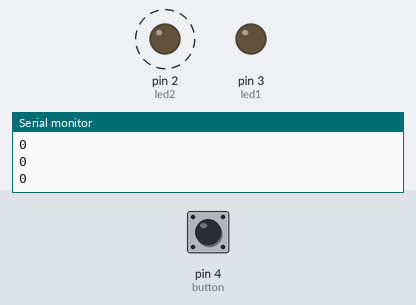
The sketch below on a simulated Arduino Uno, built with avr-gcc and run on an emulated ATmega328P. On the bench: output pins drawn as LEDs (lit = HIGH), the last lines printed to the serial monitor. Dashed ring = blinking. The test bench sets the inputs (shaded band); at power-on: pin 4 (button) LOW.

Above: at 2.8 s.
2.9 s: pin 4 (button) pulled HIGH for 1.2 s
At 3.4 s:
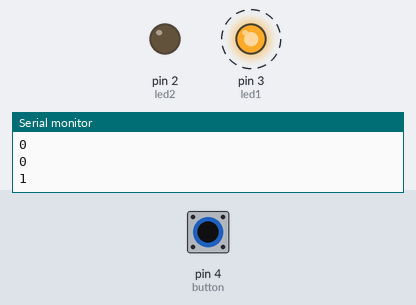
6.4 s: pin 4 (button) pulled HIGH for 3.2 s
At 10.4 s:
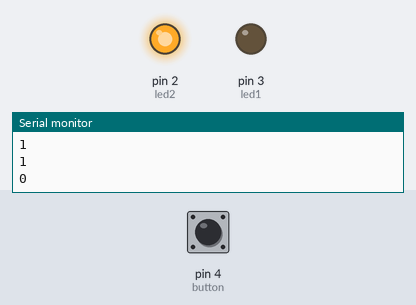
Timing chart, 0 to 17.1 s (numbered marks = the images above; inputs shaded):
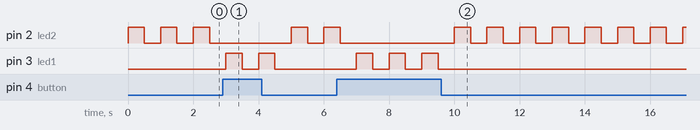

Measured:
- after the input at 2.9 s, pin 3 (led1): alternates HIGH for 0.50 s and LOW for 0.50 s, 4 changes in all, then stays LOW, starting after 0.10 s
- after the input at 6.4 s, pin 3 (led1): alternates HIGH for 0.50 s and LOW for 0.50 s, 6 changes in all, then stays LOW, starting after 0.60 s
- by itself, pin 2 (led2): repeats every 1.0 s: HIGH 0.50 s, LOW 0.50 s

The sketch:

Gr.10_Computer_Engineering_Button_with_light.ino
```cpp
int led1=3;
int led2=2;
int button=4;
int buttonstate=0;

void setup(){
  pinMode(led1,OUTPUT);
  pinMode(led2,OUTPUT);
  pinMode(button,INPUT);
  Serial.begin(9600);
}
void loop(){
  buttonstate=digitalRead(button);
  Serial.println(buttonstate);
  if (buttonstate==1){
    digitalWrite(led1,HIGH);
    delay(500);
       digitalWrite(led1,LOW);
       delay(500);
  }
  else{
       digitalWrite(led2,HIGH);
       delay(500);
       digitalWrite(led2,LOW);
       delay(500);
  }
}
```
